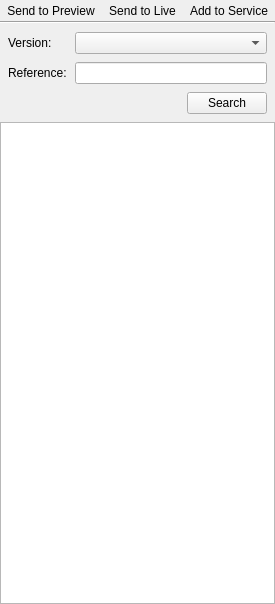
       <widget class="QWidget" name="VersePage" >
        <property name="geometry" >
         <rect>
          <x>0</x>
          <y>0</y>
          <width>201</width>
          <height>604</height>
         </rect>
        </property>
        <attribute name="label" >
         <string>Bible Verses</string>
        </attribute>
        <attribute name="icon" >
         <iconset resource="../images/openlp-2.qrc" >
          <normaloff>:/media/media_verse.png</normaloff>:/media/media_verse.png</iconset>
        </attribute>
        <layout class="QVBoxLayout" name="VersesPageLayout" >
         <property name="spacing" >
          <number>0</number>
         </property>
         <property name="margin" >
          <number>0</number>
         </property>
         <item>
          <widget class="QWidget" native="1" name="VerseToolbar" >
           <layout class="QHBoxLayout" name="VerseToolbarLayout" >
            <property name="spacing" >
             <number>0</number>
            </property>
            <property name="margin" >
             <number>0</number>
            </property>
            <item>
             <widget class="QToolButton" name="VersePreviewItem" >
              <property name="toolTip" >
               <string>Preview selected verse(s)</string>
              </property>
              <property name="statusTip" >
               <string>Preview selected verse(s)</string>
              </property>
              <property name="text" >
               <string>Send to Preview</string>
              </property>
              <property name="icon" >
               <iconset resource="../images/openlp-2.qrc" >
                <normaloff>:/system/system_preview.png</normaloff>:/system/system_preview.png</iconset>
              </property>
              <property name="iconSize" >
               <size>
                <width>20</width>
                <height>20</height>
               </size>
              </property>
              <property name="autoRaise" >
               <bool>true</bool>
              </property>
             </widget>
            </item>
            <item>
             <widget class="QToolButton" name="VerseLiveItem" >
              <property name="toolTip" >
               <string>Send selected verse(s) to live</string>
              </property>
              <property name="statusTip" >
               <string>Send selected verse(s) to live</string>
              </property>
              <property name="text" >
               <string>Send to Live</string>
              </property>
              <property name="icon" >
               <iconset resource="../images/openlp-2.qrc" >
                <normaloff>:/system/system_live.png</normaloff>:/system/system_live.png</iconset>
              </property>
              <property name="iconSize" >
               <size>
                <width>20</width>
                <height>20</height>
               </size>
              </property>
              <property name="autoRaise" >
               <bool>true</bool>
              </property>
             </widget>
            </item>
            <item>
             <widget class="QToolButton" name="VerseAddItem" >
              <property name="toolTip" >
               <string>Add selected verse(s) to service</string>
              </property>
              <property name="statusTip" >
               <string>Add selected verse(s) to service</string>
              </property>
              <property name="text" >
               <string>Add to Service</string>
              </property>
              <property name="icon" >
               <iconset resource="../images/openlp-2.qrc" >
                <normaloff>:/system/system_add.png</normaloff>:/system/system_add.png</iconset>
              </property>
              <property name="iconSize" >
               <size>
                <width>20</width>
                <height>20</height>
               </size>
              </property>
              <property name="autoRaise" >
               <bool>true</bool>
              </property>
             </widget>
            </item>
            <item>
             <spacer name="VerseSpacer" >
              <property name="orientation" >
               <enum>Qt::Horizontal</enum>
              </property>
              <property name="sizeHint" stdset="0" >
               <size>
                <width>166</width>
                <height>20</height>
               </size>
              </property>
             </spacer>
            </item>
           </layout>
          </widget>
         </item>
         <item>
          <widget class="Line" name="line" >
           <property name="orientation" >
            <enum>Qt::Horizontal</enum>
           </property>
          </widget>
         </item>
         <item>
          <widget class="QWidget" native="1" name="VerseSearchWidget" >
           <layout class="QGridLayout" name="VerseSearchLayout" >
            <property name="margin" >
             <number>8</number>
            </property>
            <property name="spacing" >
             <number>8</number>
            </property>
            <item row="0" column="0" >
             <widget class="QLabel" name="VerseVersionLabel" >
              <property name="text" >
               <string>Version:</string>
              </property>
             </widget>
            </item>
            <item row="0" column="1" >
             <widget class="QComboBox" name="VerseVersionComboBox" />
            </item>
            <item row="1" column="0" >
             <widget class="QLabel" name="VerseReferenceLabel" >
              <property name="text" >
               <string>Reference:</string>
              </property>
             </widget>
            </item>
            <item row="1" column="1" >
             <widget class="QLineEdit" name="VerseReferenceEdit" />
            </item>
            <item row="2" column="1" >
             <widget class="QWidget" native="1" name="VerseSearchButtonWidget" >
              <layout class="QHBoxLayout" name="horizontalLayout" >
               <property name="spacing" >
                <number>0</number>
               </property>
               <property name="margin" >
                <number>0</number>
               </property>
               <item>
                <spacer name="VerseSearchSpacer" >
                 <property name="orientation" >
                  <enum>Qt::Horizontal</enum>
                 </property>
                 <property name="sizeHint" stdset="0" >
                  <size>
                   <width>83</width>
                   <height>20</height>
                  </size>
                 </property>
                </spacer>
               </item>
               <item>
                <widget class="QPushButton" name="VerseSearchButton" >
                 <property name="text" >
                  <string>Search</string>
                 </property>
                </widget>
               </item>
              </layout>
             </widget>
            </item>
           </layout>
          </widget>
         </item>
         <item>
          <widget class="QTableWidget" name="VerseList" />
         </item>
        </layout>
       </widget>
